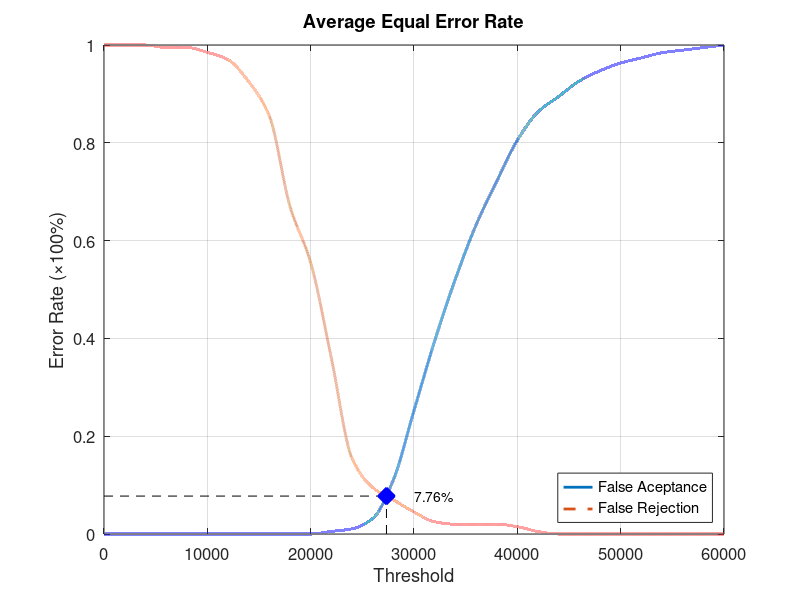
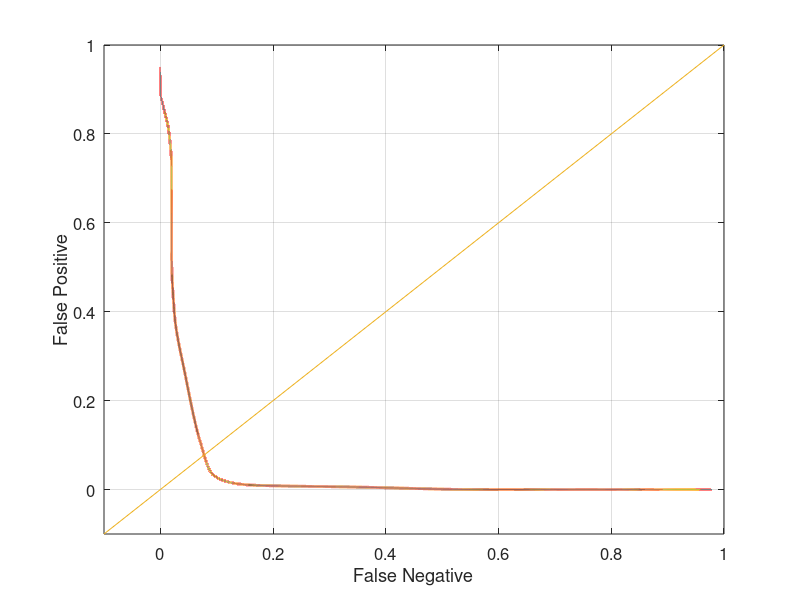

These figures' MATLAB source, in order:
function yEER = Database4_1
close all;
clear;
clc;
x = 0:2000:60000;
xq = 0:0.5:60000;

y0 = [0 0 0 0 0 0 0 0 0 0 0 0.00526316 0.0105263 0.0315789 0.110526 0.252632 0.394737 0.521053 0.631579 0.721053 0.805263 0.863158 0.894737 0.926316 0.947368 0.963158 0.973684 0.984211 0.989474 0.994737 1];
yy0 = interp1(x, y0, xq, 'pchip');
y1 = [1 1 1 0.995 0.995 0.985 0.97 0.925 0.855 0.67 0.555 0.36 0.155 0.095 0.07 0.045 0.025 0.02 0.02 0.02 0.015 0.005 0 0 0 0 0 0 0 0 0];
yy1 = interp1(x, y1, xq, 'pchip');

% Calculating EER: 
y2 = abs(y0 - y1);
find(y2 == min(y2))
yy2 = abs(yy0 - yy1);
xEER = find(yy2 == min(yy2));
xEERIndex = xq(xEER) % X-axis EER
yEER = yy0(xEER) % Y-axis EER

main = figure
plot(xq, yy0,'-','LineWidth', 2);	hold on
plot(xq, yy1,'--','LineWidth', 2);	hold on
plot([xEERIndex xEERIndex], [0 yEER], 'k--');	hold on
plot([0 xEERIndex], [yEER yEER], 'k--');	hold on
plot(xEERIndex, yEER, 'bx', 'LineWidth', 10);	hold on
text(xEERIndex + 10 * xEERIndex / 100, yEER, [num2str(round((10000 * yEER)) / 100) '%'])
legend('False Aceptance', 'False Rejection', 'Location', 'SouthEast')
xlabel('Threshold')
ylabel('Error Rate (\times100%)')
title('Average Equal Error Rate')
set(gca, 'FontSize', 12)
axis([0 60000 0 1])
grid on

print(main, 'Database4_1Main', '-dpng');
FNRxFPR = figure('Color', [1 1 1]);
plot(yy1, yy0, '-', yy1, yy0, 'LineWidth', 2);
hold on
y = -0.1:0.1:1
plot(y, y); 
set(gca, 'FontSize', 12)
xlabel('False Negative')
ylabel('False Positive')
axis([-0.1 1 -0.1 1])
set(gca, 'FontSize', 12)
grid on

print(FNRxFPR, 'Database4_1FNRxFPR','-dpng');
end
